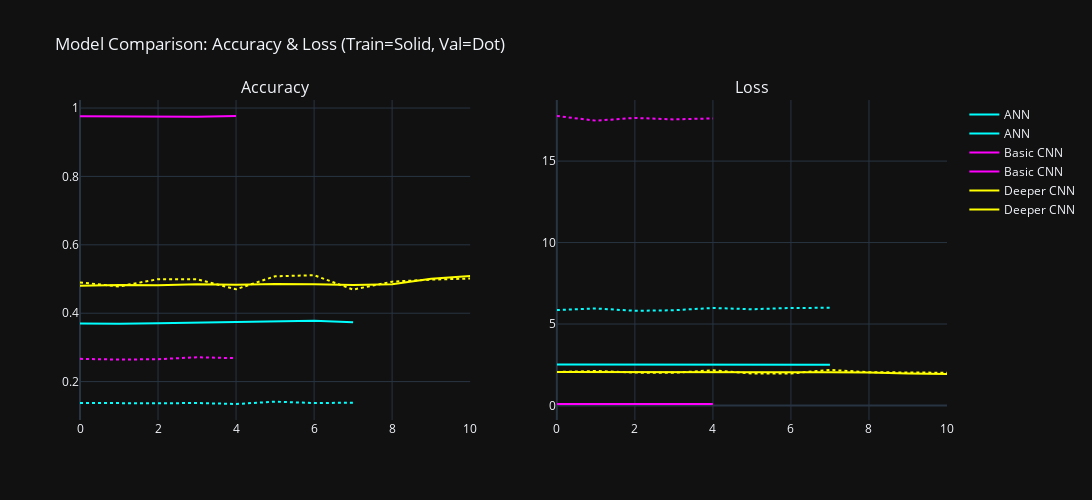

Notebook code cell kept with this figure:
### Code cell
import plotly.graph_objects as go
from plotly.subplots import make_subplots

models = {
    "ANN": ("cyan", ann_history),
    "Basic CNN": ("magenta", basic_cnn_history),
    "Deeper CNN": ("yellow", deeper_cnn_history)
}

performance_data = {
    'Model': ['ANN', 'Basic CNN', 'Deeper CNN'],
    'Test Loss': [loss_ann, loss_basic_cnn, loss_deeper_cnn],
    'Test Accuracy': [accuracy_ann, accuracy_basic_cnn, accuracy_deeper_cnn]
}

performance_df = pd.DataFrame(performance_data)

fig = make_subplots(rows=1, cols=2, subplot_titles=('Accuracy', 'Loss'))

for name, (color, history) in models.items():
    # Accuracy
    fig.add_trace(go.Scatter(y=history.history['accuracy'], mode='lines',
                             name=name, line=dict(color=color, dash='solid')), row=1, col=1)
    fig.add_trace(go.Scatter(y=history.history['val_accuracy'], mode='lines',
                             name=name, line=dict(color=color, dash='dot'), showlegend=False), row=1, col=1)

    # Loss
    fig.add_trace(go.Scatter(y=history.history['loss'], mode='lines',
                             name=name, line=dict(color=color, dash='solid')), row=1, col=2)
    fig.add_trace(go.Scatter(y=history.history['val_loss'], mode='lines',
                             name=name, line=dict(color=color, dash='dot'), showlegend=False), row=1, col=2)

fig.update_layout(
    title_text="Model Comparison: Accuracy & Loss (Train=Solid, Val=Dot)",
    height=500,
    width=1200,
    template="plotly_dark"
)

fig.show()

### Figure 1 — Plotly figure (JSON) as saved in the notebook; plotly's stock layout.template omitted (floating-point values rounded to 4 significant figures)
{"data": [{"line": {"color": "cyan", "dash": "solid"}, "mode": "lines", "name": "ANN", "type": "scatter", "xaxis": "x", "y": [0.3701, 0.3693, 0.3708, 0.3723, 0.3746, 0.3774, 0.3776, 0.3738], "yaxis": "y"}, {"line": {"color": "cyan", "dash": "dot"}, "mode": "lines", "name": "ANN", "showlegend": false, "type": "scatter", "xaxis": "x", "y": [0.1375, 0.1361, 0.1366, 0.1374, 0.1345, 0.1413, 0.1373, 0.1382], "yaxis": "y"}, {"line": {"color": "cyan", "dash": "solid"}, "mode": "lines", "name": "ANN", "type": "scatter", "xaxis": "x2", "y": [2.521, 2.517, 2.516, 2.508, 2.5, 2.49, 2.488, 2.494], "yaxis": "y2"}, {"line": {"color": "cyan", "dash": "dot"}, "mode": "lines", "name": "ANN", "showlegend": false, "type": "scatter", "xaxis": "x2", "y": [5.858, 5.956, 5.812, 5.845, 5.987, 5.907, 5.987, 5.994], "yaxis": "y2"}, {"line": {"color": "magenta", "dash": "solid"}, "mode": "lines", "name": "Basic CNN", "type": "scatter", "xaxis": "x", "y": [0.9762, 0.9755, 0.9757, 0.9746, 0.9767], "yaxis": "y"}, {"line": {"color": "magenta", "dash": "dot"}, "mode": "lines", "name": "Basic CNN", "showlegend": false, "type": "scatter", "xaxis": "x", "y": [0.2665, 0.2644, 0.2656, 0.2711, 0.2686], "yaxis": "y"}, {"line": {"color": "magenta", "dash": "solid"}, "mode": "lines", "name": "Basic CNN", "type": "scatter", "xaxis": "x2", "y": [0.09614, 0.09506, 0.09301, 0.1003, 0.09139], "yaxis": "y2"}, {"line": {"color": "magenta", "dash": "dot"}, "mode": "lines", "name": "Basic CNN", "showlegend": false, "type": "scatter", "xaxis": "x2", "y": [17.77, 17.48, 17.65, 17.56, 17.62], "yaxis": "y2"}, {"line": {"color": "yellow", "dash": "solid"}, "mode": "lines", "name": "Deeper CNN", "type": "scatter", "xaxis": "x", "y": [0.48, 0.4826, 0.4818, 0.4844, 0.4835, 0.4856, 0.4847, 0.4829, 0.485, 0.5005, 0.5087], "yaxis": "y"}, {"line": {"color": "yellow", "dash": "dot"}, "mode": "lines", "name": "Deeper CNN", "showlegend": false, "type": "scatter", "xaxis": "x", "y": [0.4902, 0.4782, 0.4996, 0.4995, 0.4699, 0.508, 0.5112, 0.4691, 0.4923, 0.4982, 0.5014], "yaxis": "y"}, {"line": {"color": "yellow", "dash": "solid"}, "mode": "lines", "name": "Deeper CNN", "type": "scatter", "xaxis": "x2", "y": [2.05, 2.041, 2.045, 2.04, 2.041, 2.04, 2.037, 2.041, 2.028, 1.966, 1.936], "yaxis": "y2"}, {"line": {"color": "yellow", "dash": "dot"}, "mode": "lines", "name": "Deeper CNN", "showlegend": false, "type": "scatter", "xaxis": "x2", "y": [2.056, 2.117, 2.018, 2.007, 2.162, 1.96, 1.969, 2.182, 2.044, 2.013, 2.01], "yaxis": "y2"}], "layout": {"annotations": [{"font": {"size": 16}, "showarrow": false, "text": "Accuracy", "x": 0.225, "xanchor": "center", "xref": "paper", "y": 1, "yanchor": "bottom", "yref": "paper"}, {"font": {"size": 16}, "showarrow": false, "text": "Loss", "x": 0.775, "xanchor": "center", "xref": "paper", "y": 1, "yanchor": "bottom", "yref": "paper"}], "height": 500, "title": {"text": "Model Comparison: Accuracy & Loss (Train=Solid, Val=Dot)"}, "width": 1200, "xaxis": {"anchor": "y", "domain": [0, 0.45]}, "xaxis2": {"anchor": "y2", "domain": [0.55, 1]}, "yaxis": {"anchor": "x", "domain": [0, 1]}, "yaxis2": {"anchor": "x2", "domain": [0, 1]}}}
